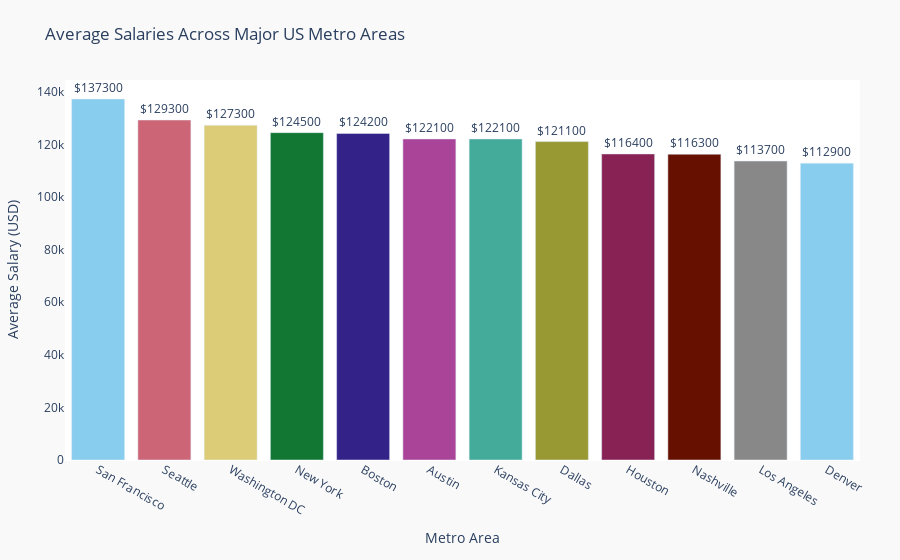

Source (notebook cell):
### Code cell
fig_04 = px.bar(
    df_cities,
    x="City",
    y="avg_salary",
    text="avg_salary",
    title="Average Salaries Across Major US Metro Areas",
    labels={"avg_salary": "Average Salary (USD)", "City": "Metro Area"},
    color="City",
    color_discrete_sequence=px.colors.qualitative.Safe,
    height=500
)

fig_04.update_traces(texttemplate='$%{text}', textposition="outside")

fig_04.update_layout(
    showlegend=False,
    yaxis_title="Average Salary (USD)",
    xaxis_title="Metro Area",
    paper_bgcolor="#F9F9F9",
    plot_bgcolor="#FFFFFF",
    margin=dict(l=40, r=40, t=80, b=100)
)

fig_04.show()

### Figure 1 — Plotly figure (JSON) as saved in the notebook; plotly's stock layout.template omitted (floating-point values rounded to 4 significant figures)
{"data": [{"alignmentgroup": "True", "hovertemplate": "Metro Area=%{x}<br>Average Salary (USD)=%{text}<extra></extra>", "legendgroup": "San Francisco", "marker": {"color": "rgb(136, 204, 238)", "pattern": {"shape": ""}}, "name": "San Francisco", "offsetgroup": "San Francisco", "orientation": "v", "showlegend": true, "text": [137300], "textposition": "outside", "texttemplate": "$%{text}", "type": "bar", "x": ["San Francisco"], "xaxis": "x", "y": [137300], "yaxis": "y"}, {"alignmentgroup": "True", "hovertemplate": "Metro Area=%{x}<br>Average Salary (USD)=%{text}<extra></extra>", "legendgroup": "Seattle", "marker": {"color": "rgb(204, 102, 119)", "pattern": {"shape": ""}}, "name": "Seattle", "offsetgroup": "Seattle", "orientation": "v", "showlegend": true, "text": [129300], "textposition": "outside", "texttemplate": "$%{text}", "type": "bar", "x": ["Seattle"], "xaxis": "x", "y": [129300], "yaxis": "y"}, {"alignmentgroup": "True", "hovertemplate": "Metro Area=%{x}<br>Average Salary (USD)=%{text}<extra></extra>", "legendgroup": "Washington DC", "marker": {"color": "rgb(221, 204, 119)", "pattern": {"shape": ""}}, "name": "Washington DC", "offsetgroup": "Washington DC", "orientation": "v", "showlegend": true, "text": [127300], "textposition": "outside", "texttemplate": "$%{text}", "type": "bar", "x": ["Washington DC"], "xaxis": "x", "y": [127300], "yaxis": "y"}, {"alignmentgroup": "True", "hovertemplate": "Metro Area=%{x}<br>Average Salary (USD)=%{text}<extra></extra>", "legendgroup": "New York", "marker": {"color": "rgb(17, 119, 51)", "pattern": {"shape": ""}}, "name": "New York", "offsetgroup": "New York", "orientation": "v", "showlegend": true, "text": [124500], "textposition": "outside", "texttemplate": "$%{text}", "type": "bar", "x": ["New York"], "xaxis": "x", "y": [124500], "yaxis": "y"}, {"alignmentgroup": "True", "hovertemplate": "Metro Area=%{x}<br>Average Salary (USD)=%{text}<extra></extra>", "legendgroup": "Boston", "marker": {"color": "rgb(51, 34, 136)", "pattern": {"shape": ""}}, "name": "Boston", "offsetgroup": "Boston", "orientation": "v", "showlegend": true, "text": [124200], "textposition": "outside", "texttemplate": "$%{text}", "type": "bar", "x": ["Boston"], "xaxis": "x", "y": [124200], "yaxis": "y"}, {"alignmentgroup": "True", "hovertemplate": "Metro Area=%{x}<br>Average Salary (USD)=%{text}<extra></extra>", "legendgroup": "Austin", "marker": {"color": "rgb(170, 68, 153)", "pattern": {"shape": ""}}, "name": "Austin", "offsetgroup": "Austin", "orientation": "v", "showlegend": true, "text": [122100], "textposition": "outside", "texttemplate": "$%{text}", "type": "bar", "x": ["Austin"], "xaxis": "x", "y": [122100], "yaxis": "y"}, {"alignmentgroup": "True", "hovertemplate": "Metro Area=%{x}<br>Average Salary (USD)=%{text}<extra></extra>", "legendgroup": "Kansas City", "marker": {"color": "rgb(68, 170, 153)", "pattern": {"shape": ""}}, "name": "Kansas City", "offsetgroup": "Kansas City", "orientation": "v", "showlegend": true, "text": [122100], "textposition": "outside", "texttemplate": "$%{text}", "type": "bar", "x": ["Kansas City"], "xaxis": "x", "y": [122100], "yaxis": "y"}, {"alignmentgroup": "True", "hovertemplate": "Metro Area=%{x}<br>Average Salary (USD)=%{text}<extra></extra>", "legendgroup": "Dallas", "marker": {"color": "rgb(153, 153, 51)", "pattern": {"shape": ""}}, "name": "Dallas", "offsetgroup": "Dallas", "orientation": "v", "showlegend": true, "text": [121100], "textposition": "outside", "texttemplate": "$%{text}", "type": "bar", "x": ["Dallas"], "xaxis": "x", "y": [121100], "yaxis": "y"}, {"alignmentgroup": "True", "hovertemplate": "Metro Area=%{x}<br>Average Salary (USD)=%{text}<extra></extra>", "legendgroup": "Houston", "marker": {"color": "rgb(136, 34, 85)", "pattern": {"shape": ""}}, "name": "Houston", "offsetgroup": "Houston", "orientation": "v", "showlegend": true, "text": [116400], "textposition": "outside", "texttemplate": "$%{text}", "type": "bar", "x": ["Houston"], "xaxis": "x", "y": [116400], "yaxis": "y"}, {"alignmentgroup": "True", "hovertemplate": "Metro Area=%{x}<br>Average Salary (USD)=%{text}<extra></extra>", "legendgroup": "Nashville", "marker": {"color": "rgb(102, 17, 0)", "pattern": {"shape": ""}}, "name": "Nashville", "offsetgroup": "Nashville", "orientation": "v", "showlegend": true, "text": [116300], "textposition": "outside", "texttemplate": "$%{text}", "type": "bar", "x": ["Nashville"], "xaxis": "x", "y": [116300], "yaxis": "y"}, {"alignmentgroup": "True", "hovertemplate": "Metro Area=%{x}<br>Average Salary (USD)=%{text}<extra></extra>", "legendgroup": "Los Angeles", "marker": {"color": "rgb(136, 136, 136)", "pattern": {"shape": ""}}, "name": "Los Angeles", "offsetgroup": "Los Angeles", "orientation": "v", "showlegend": true, "text": [113700], "textposition": "outside", "texttemplate": "$%{text}", "type": "bar", "x": ["Los Angeles"], "xaxis": "x", "y": [113700], "yaxis": "y"}, {"alignmentgroup": "True", "hovertemplate": "Metro Area=%{x}<br>Average Salary (USD)=%{text}<extra></extra>", "legendgroup": "Denver", "marker": {"color": "rgb(136, 204, 238)", "pattern": {"shape": ""}}, "name": "Denver", "offsetgroup": "Denver", "orientation": "v", "showlegend": true, "text": [112900], "textposition": "outside", "texttemplate": "$%{text}", "type": "bar", "x": ["Denver"], "xaxis": "x", "y": [112900], "yaxis": "y"}], "layout": {"autosize": true, "barmode": "relative", "legend": {"title": {"text": "Metro Area"}, "tracegroupgap": 0}, "margin": {"b": 100, "l": 40, "r": 40, "t": 80}, "paper_bgcolor": "#F9F9F9", "plot_bgcolor": "#FFFFFF", "showlegend": false, "title": {"text": "Average Salaries Across Major US Metro Areas"}, "xaxis": {"anchor": "y", "autorange": true, "categoryarray": ["San Francisco", "Seattle", "Washington DC", "New York", "Boston", "Austin", "Kansas City", "Dallas", "Houston", "Nashville", "Los Angeles", "Denver"], "categoryorder": "array", "domain": [0, 1], "range": [-0.5, 11.5], "title": {"text": "Metro Area"}, "type": "category"}, "yaxis": {"anchor": "x", "autorange": true, "domain": [0, 1], "range": [0, 144500.0], "title": {"text": "Average Salary (USD)"}, "type": "linear"}}}
